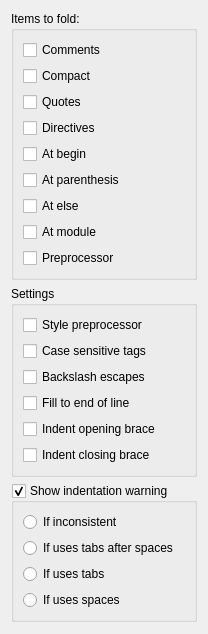
     <widget class="QWidget" name="pLexerGeneral">
      <layout class="QVBoxLayout" name="verticalLayout_7">
       <item>
        <widget class="QGroupBox" name="groupBox_3">
         <property name="title">
          <string>Items to fold:</string>
         </property>
         <layout class="QVBoxLayout" name="verticalLayout_11">
          <item>
           <widget class="QCheckBox" name="cbLexerFoldComments">
            <property name="statusTip">
             <string>setFoldComments</string>
            </property>
            <property name="text">
             <string>Comments</string>
            </property>
           </widget>
          </item>
          <item>
           <widget class="QCheckBox" name="cbLexerFoldCompact">
            <property name="statusTip">
             <string>setFoldCompact</string>
            </property>
            <property name="text">
             <string>Compact</string>
            </property>
           </widget>
          </item>
          <item>
           <widget class="QCheckBox" name="cbLexerFoldQuotes">
            <property name="statusTip">
             <string>setFoldQuotes</string>
            </property>
            <property name="text">
             <string>Quotes</string>
            </property>
           </widget>
          </item>
          <item>
           <widget class="QCheckBox" name="cbLexerFoldDirectives">
            <property name="statusTip">
             <string>setFoldDirectives</string>
            </property>
            <property name="text">
             <string>Directives</string>
            </property>
           </widget>
          </item>
          <item>
           <widget class="QCheckBox" name="cbLexerFoldAtBegin">
            <property name="statusTip">
             <string>setFoldAtBegin</string>
            </property>
            <property name="text">
             <string>At begin</string>
            </property>
           </widget>
          </item>
          <item>
           <widget class="QCheckBox" name="cbLexerFoldAtParenthesis">
            <property name="statusTip">
             <string>setFoldAtParenthesis</string>
            </property>
            <property name="text">
             <string>At parenthesis</string>
            </property>
           </widget>
          </item>
          <item>
           <widget class="QCheckBox" name="cbLexerFoldAtElse">
            <property name="statusTip">
             <string>setFoldAtElse</string>
            </property>
            <property name="text">
             <string>At else</string>
            </property>
           </widget>
          </item>
          <item>
           <widget class="QCheckBox" name="cbLexerFoldAtModule">
            <property name="statusTip">
             <string>setFoldAtModule</string>
            </property>
            <property name="text">
             <string>At module</string>
            </property>
           </widget>
          </item>
          <item>
           <widget class="QCheckBox" name="cbLexerFoldPreprocessor">
            <property name="statusTip">
             <string>setFoldPreprocessor</string>
            </property>
            <property name="text">
             <string>Preprocessor</string>
            </property>
           </widget>
          </item>
         </layout>
        </widget>
       </item>
       <item>
        <widget class="QGroupBox" name="groupBox_2">
         <property name="title">
          <string>Settings</string>
         </property>
         <layout class="QVBoxLayout" name="verticalLayout_6">
          <item>
           <widget class="QCheckBox" name="cbLexerStylePreprocessor">
            <property name="statusTip">
             <string>setStylePreprocessor</string>
            </property>
            <property name="text">
             <string>Style preprocessor</string>
            </property>
           </widget>
          </item>
          <item>
           <widget class="QCheckBox" name="cbLexerCaseSensitiveTags">
            <property name="statusTip">
             <string>setCaseSensitiveTags</string>
            </property>
            <property name="text">
             <string>Case sensitive tags</string>
            </property>
           </widget>
          </item>
          <item>
           <widget class="QCheckBox" name="cbLexerBackslashEscapes">
            <property name="statusTip">
             <string>setBackslashEscapes</string>
            </property>
            <property name="text">
             <string>Backslash escapes</string>
            </property>
           </widget>
          </item>
          <item>
           <widget class="QCheckBox" name="cbLexerFillEol">
            <property name="text">
             <string>Fill to end of line</string>
            </property>
           </widget>
          </item>
          <item>
           <widget class="QCheckBox" name="cbLexerIndentOpeningBrace">
            <property name="text">
             <string>Indent opening brace</string>
            </property>
           </widget>
          </item>
          <item>
           <widget class="QCheckBox" name="cbLexerIndentClosingBrace">
            <property name="text">
             <string>Indent closing brace</string>
            </property>
           </widget>
          </item>
         </layout>
        </widget>
       </item>
       <item>
        <widget class="QGroupBox" name="gbLexerHighlightingIndentationWarning">
         <property name="title">
          <string>Show indentation warning</string>
         </property>
         <property name="checkable">
          <bool>true</bool>
         </property>
         <layout class="QVBoxLayout" name="verticalLayout_8">
          <item>
           <widget class="QRadioButton" name="cbIndentationWarningInconsistent">
            <property name="text">
             <string>If inconsistent</string>
            </property>
           </widget>
          </item>
          <item>
           <widget class="QRadioButton" name="cbIndentationWarningTabsAfterSpaces">
            <property name="text">
             <string>If uses tabs after spaces</string>
            </property>
           </widget>
          </item>
          <item>
           <widget class="QRadioButton" name="cbIndentationWarningTabs">
            <property name="text">
             <string>If uses tabs</string>
            </property>
           </widget>
          </item>
          <item>
           <widget class="QRadioButton" name="cbIndentationWarningSpaces">
            <property name="text">
             <string>If uses spaces</string>
            </property>
           </widget>
          </item>
         </layout>
        </widget>
       </item>
       <item>
        <spacer name="verticalSpacer">
         <property name="orientation">
          <enum>Qt::Vertical</enum>
         </property>
         <property name="sizeHint" stdset="0">
          <size>
           <width>20</width>
           <height>1</height>
          </size>
         </property>
        </spacer>
       </item>
      </layout>
     </widget>
